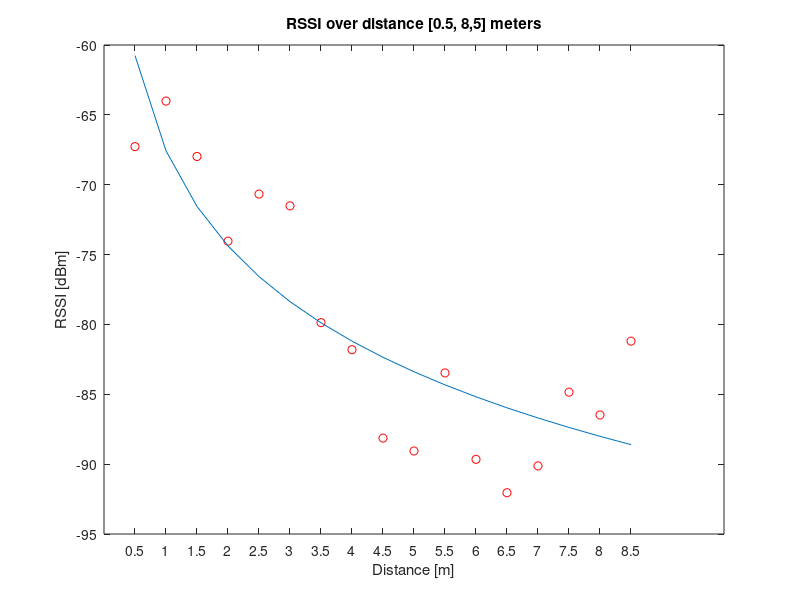

MATLAB code to generate this figure:
%%  Beacon_F57AA5E3EF18 (RSSI) - Nonlinear Data-Fitting 

clear all

d = (0.5:0.5:8.5);
rssi = [-67.274, -64.015, -67.980, -74.039, -70.670, -71.513, -79.871, -81.807, -88.136, -89.058, -83.470, -89.657, -92.045, -90.125, -84.849, -86.479, -81.197];

% axis([0 2 -0.5 6])
% hold on
plot(d,rssi,'ro')
title('RSSI over distance [0.5, 8,5] meters')
xlabel('Distance [m]')
ylabel('RSSI [dBm]')
set(gca,'XTick',d)
% hold off

%%
% We would like to fit the function
%
%     RSSI =  RSSI_o-10*n*log(d/d_0)+Xg
%
% to the data. 
%
%% Solution Approach Using |lsqcurvefit|
%
% The |lsqcurvefit| function solves this type of problem easily.
%
% To begin, define the parameters in terms of one variable x:
%
%  x(1) = RSSI_0
%  x(2) = n
%  x(3) = Xg(1)
%
% Then define the curve as a function of the parameters x
rssi_0 = -77;
d_0 = 1;

F = @(x,d)(rssi_0-10*x(1)*log10(d/d_0)+x(2));

%%
% We arbitrarily set our initial point x0 as follows: 
% n(1) = 0, Xg(1) = 0

x0 = [1 0];

%% 
% We run the solver and plot the resulting fit.

[x,resnorm,~,exitflag,output] = lsqcurvefit(F,x0,d,rssi)

hold on
plot(d,F(x,d))
hold off